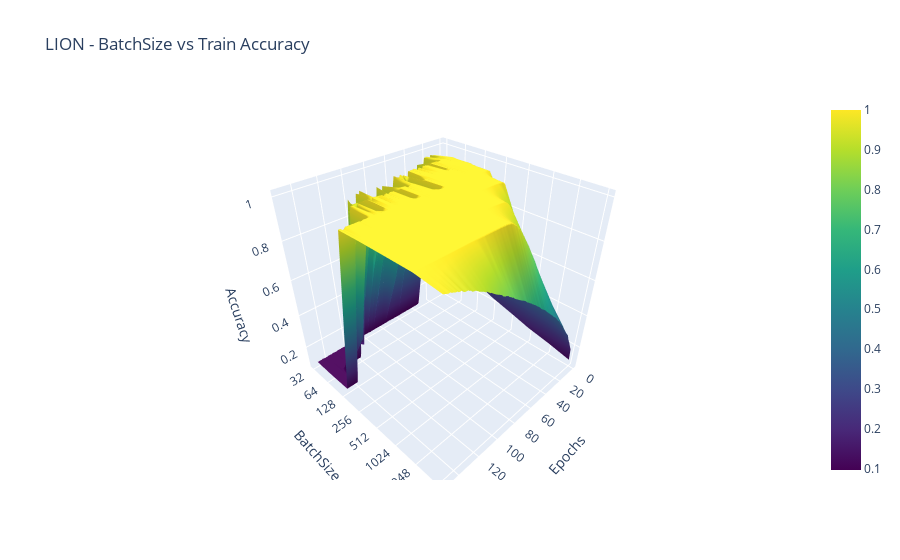
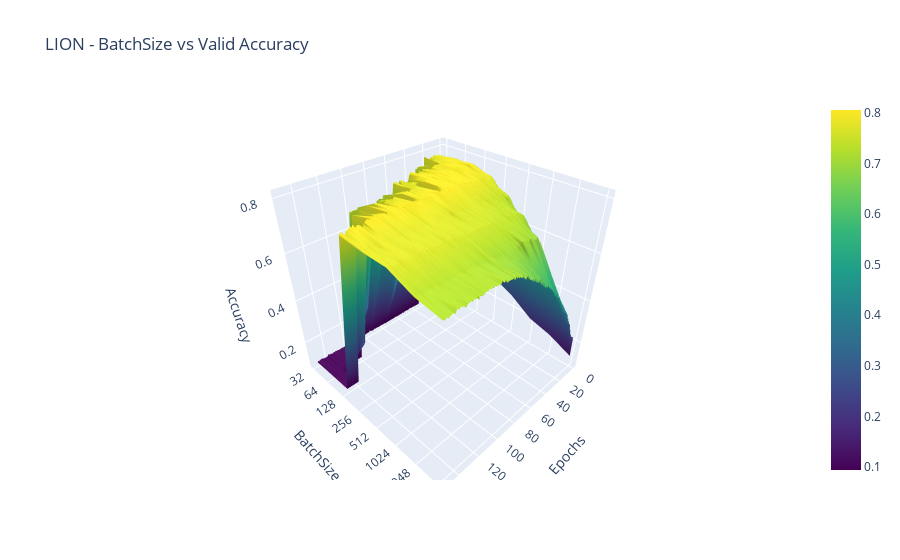
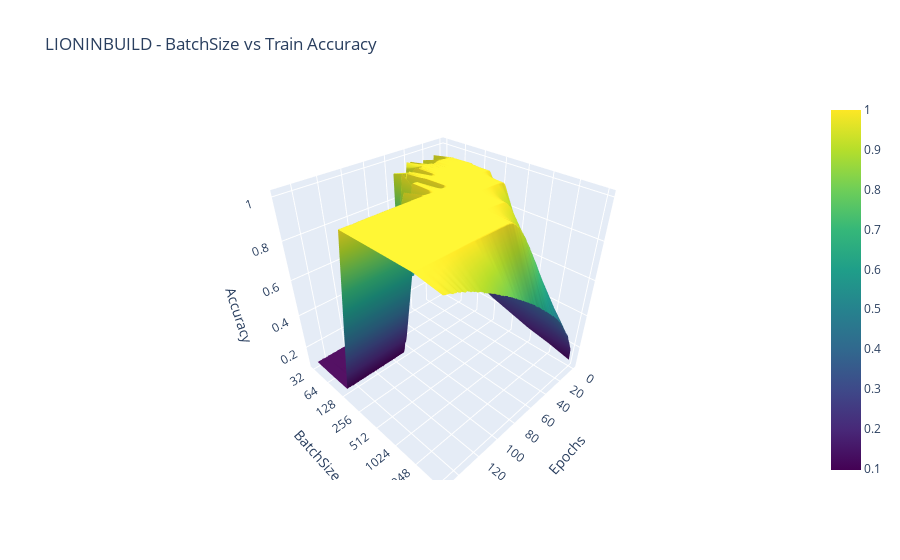
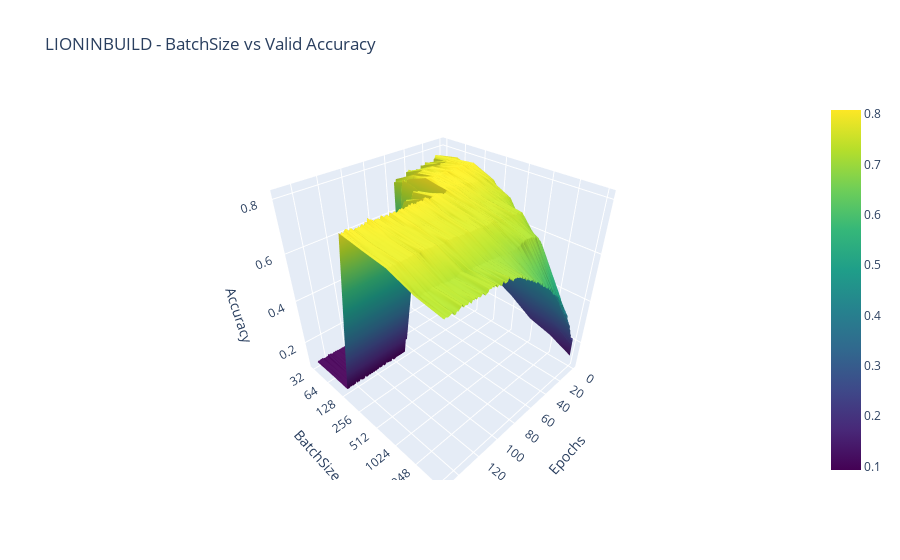

Source (notebook cell) for these figures, in order:
### Code cell
import json
import numpy as np
import plotly.graph_objs as go

file_names = [
    "lion_batchSize_ablation_train_accuracy.json",
    "lion_batchSize_ablation_valid_accuracy.json",
    "lionInBuild_batchSize_ablation_train_accuracy.json",
    "lionInBuild_batchSize_ablation_valid_accuracy.json",
    "adamW_batchSize_ablation_train_accuracy.json",
    "adamW_batchSize_ablation_valid_accuracy.json",
    "adamWInbult_batchSize_ablation_train_accuracy.json",
    "adamWInbult_batchSize_ablation_valid_accuracy.json",
]

for file_name in file_names:
    with open(file_name, 'r') as file:
        data = json.load(file)

    title_info = file_name.split("_")
    optimizer = title_info[0]
    metric = title_info[-2]

    accuracy_data = np.array([values for lr, values in data.items()])

    epochs = np.arange(1, len(accuracy_data[0]) + 1)
    # learning_rates = np.array([float(lr) for lr in data.keys()])
    
    # Apply logarithmic transformation for equal spacing
    # log_learning_rates = np.log(learning_rates)/np.log(2)
    learning_rates = np.array([(str(lr)) for lr in data.keys()])


    trace = go.Surface(x=epochs, y=learning_rates, z=accuracy_data, colorscale='Viridis')

    layout = go.Layout(
        scene=dict(
            xaxis=dict(title='Epochs'),
            yaxis=dict(title='BatchSize'),
            zaxis=dict(title='Accuracy'),
        ),
        title=f'{optimizer.upper()} - BatchSize vs {metric.capitalize()} Accuracy'
    )

    fig = go.Figure(data=[trace], layout=layout)
    fig.show()

    # print(accuracy_data)

### Figure 1 — Plotly figure (JSON) as saved in the notebook; plotly's stock layout.template omitted (floating-point values rounded to 4 significant figures; data arrays with more than 128 entries replaced by an {"elided": "..."} marker saying what was removed)
{"data": [{"colorscale": [[0, "#440154"], [0.1111, "#482878"], [0.2222, "#3e4989"], [0.3333, "#31688e"], [0.4444, "#26828e"], [0.5556, "#1f9e89"], [0.6667, "#35b779"], [0.7778, "#6ece58"], [0.8889, "#b5de2b"], [1, "#fde725"]], "type": "surface", "x": {"elided": "150 int values"}, "y": ["32", "64", "128", "256", "512", "1024", "2048", "4096"], "z": {"elided": "8x150 float values"}}], "layout": {"scene": {"xaxis": {"title": {"text": "Epochs"}}, "yaxis": {"title": {"text": "BatchSize"}}, "zaxis": {"title": {"text": "Accuracy"}}}, "title": {"text": "LION - BatchSize vs Train Accuracy"}}}

### Figure 2 — Plotly figure (JSON) as saved in the notebook; plotly's stock layout.template omitted (floating-point values rounded to 4 significant figures; data arrays with more than 128 entries replaced by an {"elided": "..."} marker saying what was removed)
{"data": [{"colorscale": [[0, "#440154"], [0.1111, "#482878"], [0.2222, "#3e4989"], [0.3333, "#31688e"], [0.4444, "#26828e"], [0.5556, "#1f9e89"], [0.6667, "#35b779"], [0.7778, "#6ece58"], [0.8889, "#b5de2b"], [1, "#fde725"]], "type": "surface", "x": {"elided": "150 int values"}, "y": ["32", "64", "128", "256", "512", "1024", "2048", "4096"], "z": {"elided": "8x150 float values"}}], "layout": {"scene": {"xaxis": {"title": {"text": "Epochs"}}, "yaxis": {"title": {"text": "BatchSize"}}, "zaxis": {"title": {"text": "Accuracy"}}}, "title": {"text": "LION - BatchSize vs Valid Accuracy"}}}

### Figure 3 — Plotly figure (JSON) as saved in the notebook; plotly's stock layout.template omitted (floating-point values rounded to 4 significant figures; data arrays with more than 128 entries replaced by an {"elided": "..."} marker saying what was removed)
{"data": [{"colorscale": [[0, "#440154"], [0.1111, "#482878"], [0.2222, "#3e4989"], [0.3333, "#31688e"], [0.4444, "#26828e"], [0.5556, "#1f9e89"], [0.6667, "#35b779"], [0.7778, "#6ece58"], [0.8889, "#b5de2b"], [1, "#fde725"]], "type": "surface", "x": {"elided": "150 int values"}, "y": ["32", "64", "128", "256", "512", "1024", "2048", "4096"], "z": {"elided": "8x150 float values"}}], "layout": {"scene": {"xaxis": {"title": {"text": "Epochs"}}, "yaxis": {"title": {"text": "BatchSize"}}, "zaxis": {"title": {"text": "Accuracy"}}}, "title": {"text": "LIONINBUILD - BatchSize vs Train Accuracy"}}}

### Figure 4 — Plotly figure (JSON) as saved in the notebook; plotly's stock layout.template omitted (floating-point values rounded to 4 significant figures; data arrays with more than 128 entries replaced by an {"elided": "..."} marker saying what was removed)
{"data": [{"colorscale": [[0, "#440154"], [0.1111, "#482878"], [0.2222, "#3e4989"], [0.3333, "#31688e"], [0.4444, "#26828e"], [0.5556, "#1f9e89"], [0.6667, "#35b779"], [0.7778, "#6ece58"], [0.8889, "#b5de2b"], [1, "#fde725"]], "type": "surface", "x": {"elided": "150 int values"}, "y": ["32", "64", "128", "256", "512", "1024", "2048", "4096"], "z": {"elided": "8x150 float values"}}], "layout": {"scene": {"xaxis": {"title": {"text": "Epochs"}}, "yaxis": {"title": {"text": "BatchSize"}}, "zaxis": {"title": {"text": "Accuracy"}}}, "title": {"text": "LIONINBUILD - BatchSize vs Valid Accuracy"}}}
